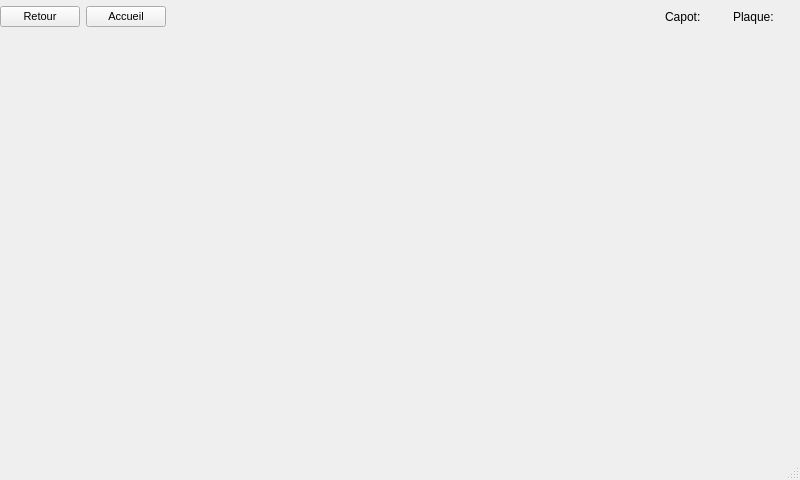
<?xml version="1.0" encoding="UTF-8"?>
<ui version="4.0">
 <class>MainWindow</class>
 <widget class="QMainWindow" name="MainWindow">
  <property name="geometry">
   <rect>
    <x>0</x>
    <y>0</y>
    <width>800</width>
    <height>480</height>
   </rect>
  </property>
  <property name="minimumSize">
   <size>
    <width>800</width>
    <height>480</height>
   </size>
  </property>
  <property name="maximumSize">
   <size>
    <width>800</width>
    <height>496</height>
   </size>
  </property>
  <property name="font">
   <font>
    <family>Arial</family>
   </font>
  </property>
  <property name="windowTitle">
   <string>MainWindow</string>
  </property>
  <property name="styleSheet">
   <string notr="true"/>
  </property>
  <widget class="QWidget" name="centralwidget">
   <property name="sizePolicy">
    <sizepolicy hsizetype="Preferred" vsizetype="Fixed">
     <horstretch>0</horstretch>
     <verstretch>0</verstretch>
    </sizepolicy>
   </property>
   <widget class="QWidget" name="verticalLayoutWidget">
    <property name="geometry">
     <rect>
      <x>0</x>
      <y>0</y>
      <width>800</width>
      <height>460</height>
     </rect>
    </property>
    <layout class="QVBoxLayout" name="verticalLayout">
     <item>
      <layout class="QHBoxLayout" name="horizontalLayout">
       <item>
        <widget class="QPushButton" name="backPB">
         <property name="sizePolicy">
          <sizepolicy hsizetype="Minimum" vsizetype="Fixed">
           <horstretch>0</horstretch>
           <verstretch>0</verstretch>
          </sizepolicy>
         </property>
         <property name="font">
          <font>
           <family>Arial</family>
           <pointsize>8</pointsize>
          </font>
         </property>
         <property name="text">
          <string>Retour</string>
         </property>
        </widget>
       </item>
       <item>
        <widget class="QPushButton" name="homePB">
         <property name="sizePolicy">
          <sizepolicy hsizetype="Minimum" vsizetype="Fixed">
           <horstretch>0</horstretch>
           <verstretch>0</verstretch>
          </sizepolicy>
         </property>
         <property name="font">
          <font>
           <family>Arial</family>
           <pointsize>8</pointsize>
          </font>
         </property>
         <property name="text">
          <string>Accueil</string>
         </property>
        </widget>
       </item>
       <item>
        <spacer name="Spacer">
         <property name="orientation">
          <enum>Qt::Horizontal</enum>
         </property>
         <property name="sizeHint" stdset="0">
          <size>
           <width>20</width>
           <height>20</height>
          </size>
         </property>
        </spacer>
       </item>
       <item>
        <widget class="QLabel" name="label">
         <property name="text">
          <string>Capot:</string>
         </property>
        </widget>
       </item>
       <item>
        <widget class="LedWidget" name="board_LED">
         <property name="sizePolicy">
          <sizepolicy hsizetype="Preferred" vsizetype="Preferred">
           <horstretch>0</horstretch>
           <verstretch>0</verstretch>
          </sizepolicy>
         </property>
         <property name="minimumSize">
          <size>
           <width>20</width>
           <height>0</height>
          </size>
         </property>
         <property name="text">
          <string/>
         </property>
        </widget>
       </item>
       <item>
        <widget class="QLabel" name="label_2">
         <property name="text">
          <string>Plaque:</string>
         </property>
        </widget>
       </item>
       <item>
        <widget class="LedWidget" name="reed_LED">
         <property name="sizePolicy">
          <sizepolicy hsizetype="Preferred" vsizetype="Preferred">
           <horstretch>0</horstretch>
           <verstretch>0</verstretch>
          </sizepolicy>
         </property>
         <property name="minimumSize">
          <size>
           <width>20</width>
           <height>0</height>
          </size>
         </property>
         <property name="text">
          <string/>
         </property>
        </widget>
       </item>
      </layout>
     </item>
     <item>
      <widget class="QStackedWidget" name="stackedWidget">
       <property name="enabled">
        <bool>true</bool>
       </property>
       <property name="sizePolicy">
        <sizepolicy hsizetype="Preferred" vsizetype="Maximum">
         <horstretch>0</horstretch>
         <verstretch>0</verstretch>
        </sizepolicy>
       </property>
       <property name="minimumSize">
        <size>
         <width>800</width>
         <height>420</height>
        </size>
       </property>
       <property name="maximumSize">
        <size>
         <width>800</width>
         <height>420</height>
        </size>
       </property>
       <property name="frameShape">
        <enum>QFrame::NoFrame</enum>
       </property>
       <property name="currentIndex">
        <number>-1</number>
       </property>
      </widget>
     </item>
    </layout>
   </widget>
  </widget>
  <widget class="QStatusBar" name="statusbar">
   <property name="minimumSize">
    <size>
     <width>0</width>
     <height>0</height>
    </size>
   </property>
   <property name="maximumSize">
    <size>
     <width>800</width>
     <height>20</height>
    </size>
   </property>
   <property name="autoFillBackground">
    <bool>false</bool>
   </property>
   <property name="styleSheet">
    <string notr="true"/>
   </property>
  </widget>
 </widget>
 <customwidgets>
  <customwidget>
   <class>LedWidget</class>
   <extends>QLabel</extends>
   <header location="global">led.h</header>
  </customwidget>
 </customwidgets>
 <resources/>
 <connections/>
</ui>
